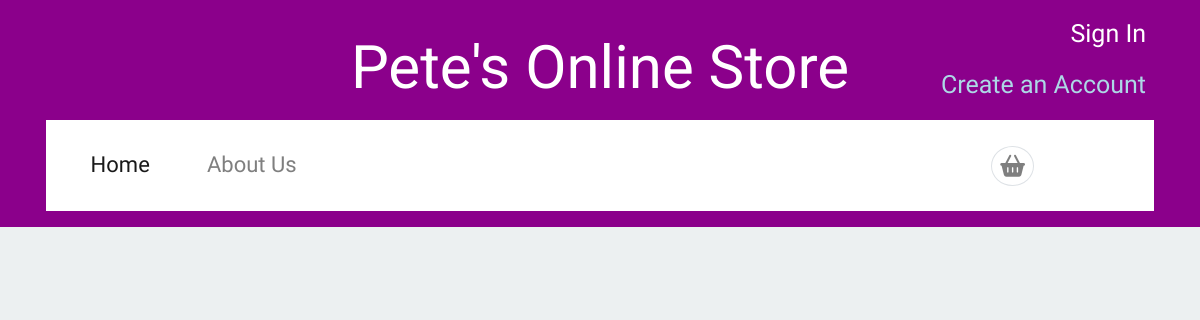
/, run on an earlier commit of the app's database.
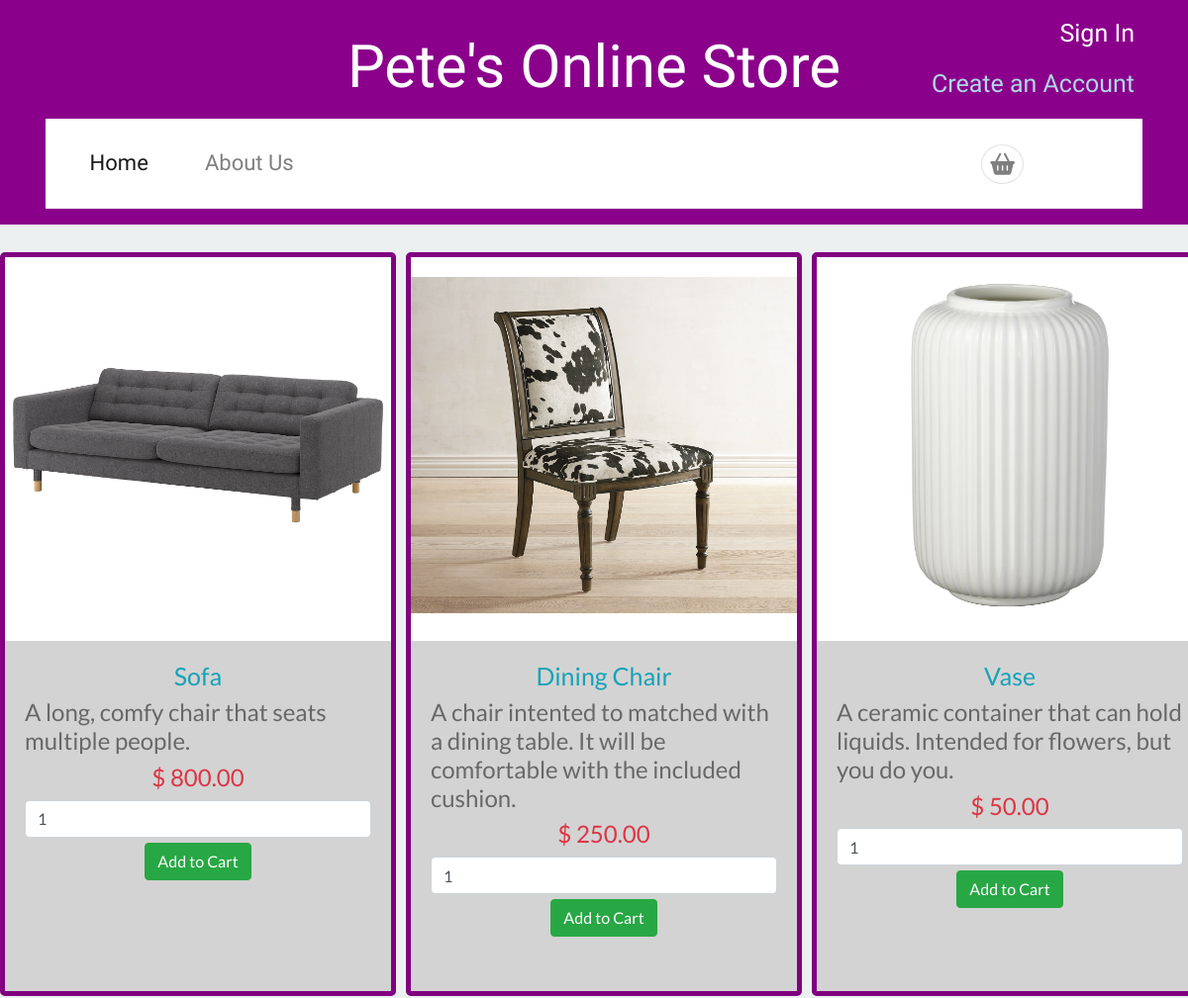
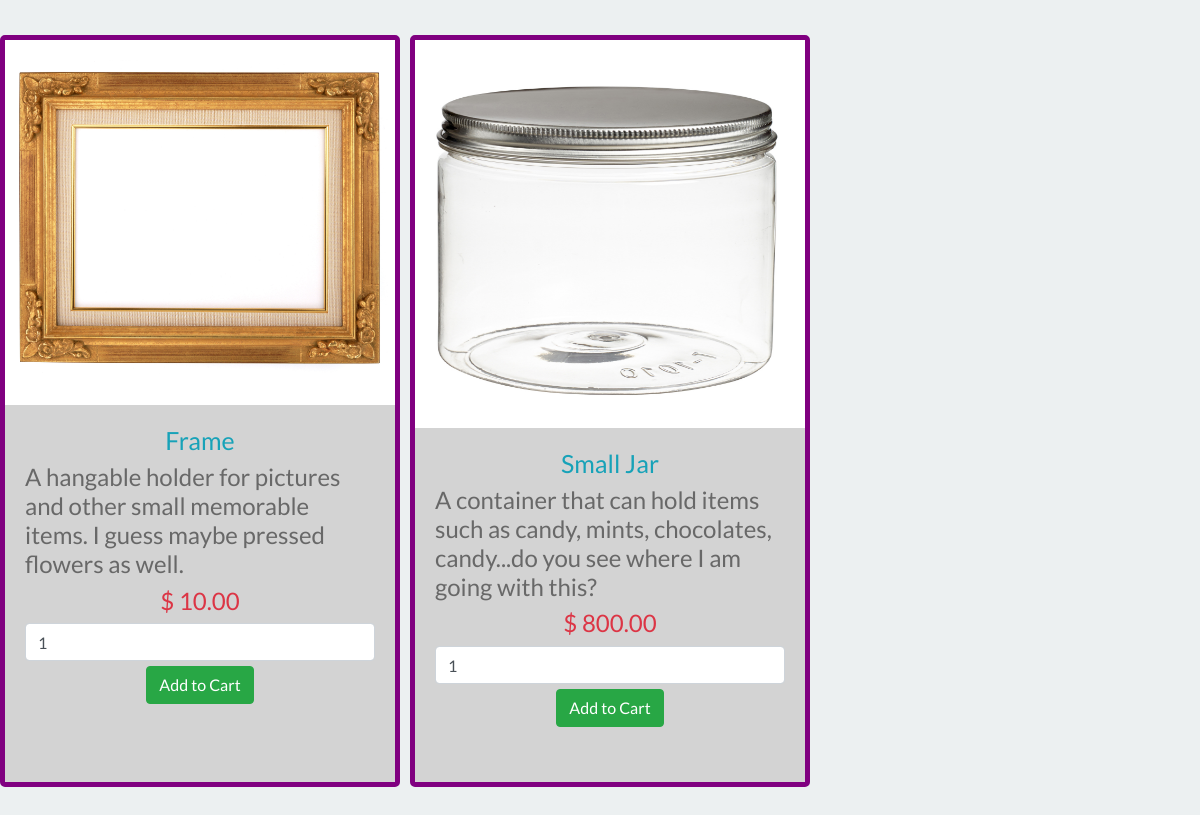
And on a later commit of the database (2 pictures, top to bottom).
### tables this page shows
CREATE TABLE IF NOT EXISTS `products` (
  `ID_Product` INT(7) UNSIGNED ZEROFILL NOT NULL AUTO_INCREMENT,
  `PrName` VARCHAR(50) NOT NULL,
  `PrDesc` VARCHAR(120) NOT NULL,
  `Price` DECIMAL(8,2) NOT NULL,
  `ImageName` VARCHAR(25),
  `Category` INT(1) UNSIGNED NOT NULL,
  PRIMARY KEY (`ID_Product`),
  CONSTRAINT `FK_Category`
    FOREIGN KEY (`Category`)
    REFERENCES `categories` (`ID_Category`)
);

### index.php (the view, shortened to what this page needs)
<?php
  require_once('./mysql-connect.php');
 ?>
 <!DOCTYPE html>
<html lang="en">
<head>
    <link rel="stylesheet"
        href="https://stackpath.bootstrapcdn.com/bootstrap/4.4.1/css/bootstrap.min.css"
    />
    <link rel="stylesheet" href="./css/style.css" />
    <link rel="stylesheet" type="text/css" href="//cdn.jsdelivr.net/npm/slick-carousel@1.8.1/slick/slick.css"/>
</head>
<body>
    <header>
        <div class="container">
            <div class="row">
                <div class="col-md-3 col-sm-12 col-12">
                </div>
                <div class="col-md-6 col-12 text-center">
                    <h2 class="my-md-3 site-title text-white" style="font-family:roboto; font-size:60px">Pete's Online Store</h2>
                </div>
                <div class="col-md-3 col-12 text-right">
                    <p class="md-3 header-links">
                        <?php
                            if(isset($_SESSION['ID']))
                            {
                                $ID = $_SESSION['ID'];
                                $query = "SELECT P.FName FROM profile AS P WHERE P.ID_Profile = '$ID';";
                                $response = @mysqli_query($dbc,$query);
                                while ($row = mysqli_fetch_array($response))
                                {
                                    $FName = $row['FName'];
                                }
                                echo '<p class="px-2" style="margin-center:825px; font-size: 20px; padding-bottom: 3px; color:white">'.'Welcome '.$FName.'!'.'</p>';
                                echo '<a class="px-2"  style="color:black; width:auto; border-style: solid; border-color:black; font-size: 20px; padding: 5px 30px; background-color:white;"href="./Login/logout.php" >Log Out</a>';
                            }
                            else{
                        ?>
                        <a href="#" class="px-2" onclick="document.getElementById('id01').style.display='block'" style=" font-size:25px;">Sign In</a>
                        <a href="#" class="px-2" onclick="document.getElementById('id02').style.display='block'" style="width:auto; font-size:25px; color:lightblue;">Create an Account</a>
                        </div>
                        <?php
                            }
                        ?>
                </div>
        <div class="container-fluid p-0" style="padding-top:20px;">
            <nav class="navbar navbar-expand-lg navbar-light bg-white" style ="font-size:22px;">
                <div class="collapse navbar-collapse" id="navbarNav">
                    <ul class="navbar-nav">
                    <li class="nav-item active">
                        <a class="nav-link" href="/index.php">Home<span class="sr-only">(current)</span></a>
                    </li>
                    <li class="nav-item">
                        <a class="nav-link" href="/AboutUs.php">About Us</a>
                    </li>
                </ul>
                </div>
             <div class="navbar-nav">
                <li class="nav-item border rounded-circle mx-2 basket-icon">
                    <a class="fas fa-shopping-basket p-2 nav-link" href="Order.php"></a>
                </li>
            </div>
            </nav>
         </div>
        </div>
    </header>
    <main>
    <br/>
<div class="row row-cols-1 row-cols-lg-3 row-cols-md-2 row-cols-sm-1">
        <?php
                $query = "SELECT * FROM products ORDER BY ID_Product ASC";
                $result = mysqli_query($dbc, $query);
                if(mysqli_num_rows($result) > 0)
                {
                     while($row = mysqli_fetch_array($result))
                     {
                ?>
        <div class="col-lg-4 col-md-6 col-sm-12 " style="padding-bottom:37px;" align="center">
            <form method="post" action="Test_Cart/Cart.php?action=add&id=<?php echo $row["ID_Product"]; ?>">
                <div class="card" style="border:5px solid purple; background-color:white; border-radius:5px; padding-top:20px; width:25rem; height:47rem;"
                    align="center">
                    <img src="<?php echo './assests/'.$row["ImageName"].'.jpg'; ?>" class="img-responsive" style="max-height:340px;"/><br/>
                    <div class="card-body" style="background-color:lightgray;">
                        <h4 class="text-info" style="font-size:25px;"><?php echo $row["PrName"]; ?></h4>
                        <h4 class="text-left" style="text-align:center;"><?php echo $row["PrDesc"]; ?></h4>
                        <h4 class="text-danger">$ <?php echo $row["Price"]; ?></h4>
                        <input type="number" name="quantity" class="form-control" value="1" contenteditable min="1"/>
                        <input type="submit" name="add_to_cart" style="margin-top:5px;" class="btn btn-success"
                        value="Add to Cart" /><br>
                    </div>
                </div>
            </form>
        </div>
        <?php
                     }
                }
                ?>
       </div>
    <br />
    </main>
</body>
</html>

### css/style.css (style rules this page uses)
:root { --primary-color: darkmagenta; --light-gray: gray; --border: black; --text-color: darkgreen; --roboto: "Roboto",sans-serif; --soia: "Sofia", cursive; --oswald:"Oswald", bold; }
header { background-color: var(--primary-color); font-family: var(--oswald); }
header .site-title { font-family: var(--roboto); }
.header-links a { font-size: 0.9em; text-decoration: none; color: white; }
.container { padding: 16px; }
.navbar-nav { padding: 0.8em 0em; }
.navbar-nav .nav-item .nav-link { padding: 0 1.3em; }
.navbar-nav .basket-icon { margin-right: 6.5rem !important; }
body { background-color: #ecf0f1; font: 300 1.25em/1.4 "Lato", sans-serif; color: #686868; }
h1, h2, h3, h4, h5, h6 { font-weight: 400; }

What changed in the data, as far as the page shows it:
added products: ImageName (picture), PrName "Sofa", PrDesc "A long, comfy chair that seats multiple people.", Price "800.00"
added products: ImageName (picture), PrName "Dining Chair", PrDesc "A chair intented to matched with a dining table. It will be comfortable with the included cushion.", Price "250.00"
added products: ImageName (picture), PrName "Vase", PrDesc "A ceramic container that can hold liquids. Intended for flowers, but you do you.", Price "50.00"
added products: ImageName (picture), PrName "Frame", PrDesc "A hangable holder for pictures and other small memorable items. I guess maybe pressed flowers as well.", Price "10.00"
added products: ImageName (picture), PrName "Small Jar", PrDesc "A container that can hold items such as candy, mints, chocolates, candy...do you see where I am going with this?", Price "800.00"
